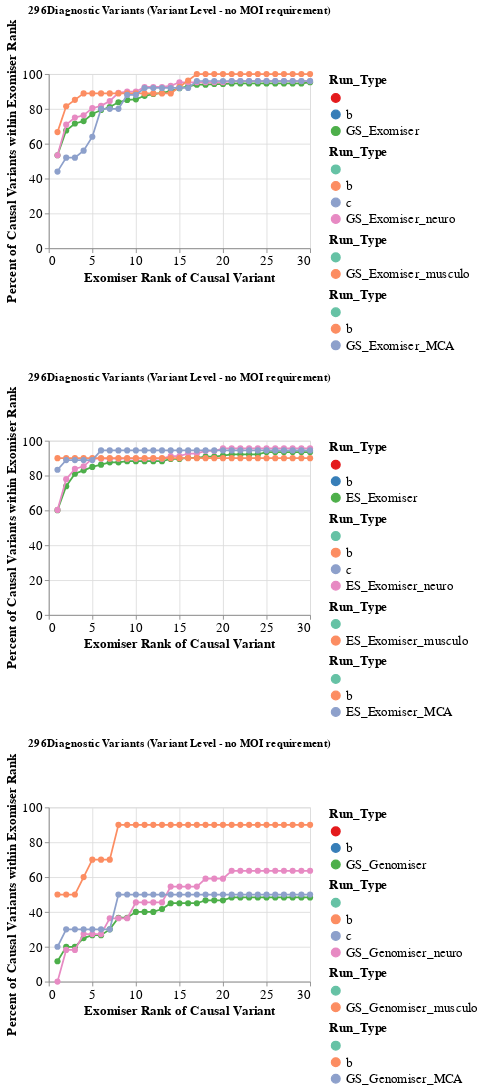

Here is the notebook cell this chart was saved with:
### Code cell
es_exomiser = create_cohorts_plots('ES_Exomiser', cohorts, all_success_table)
gs_exomiser = create_cohorts_plots('GS_Exomiser', cohorts, all_success_table)
gs_genomiser = create_cohorts_plots('GS_Genomiser', cohorts, all_success_table)

alt.vconcat(gs_exomiser,  es_exomiser,gs_genomiser).configure_legend(labelLimit=0).configure_axis(
        labelFontSize=15,
        titleFontSize=15).configure_legend(labelLimit=0,labelFontSize=15, titleFontSize=15)
